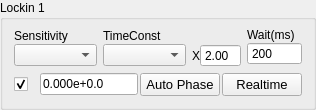
             <widget class="QGroupBox" name="lockin1Group">
              <property name="sizePolicy">
               <sizepolicy hsizetype="Expanding" vsizetype="Expanding">
                <horstretch>0</horstretch>
                <verstretch>0</verstretch>
               </sizepolicy>
              </property>
              <property name="title">
               <string>Lockin 1</string>
              </property>
              <layout class="QVBoxLayout" name="verticalLayout_69">
               <property name="topMargin">
                <number>2</number>
               </property>
               <item>
                <layout class="QVBoxLayout" name="verticalLayout_58" stretch="4,3,1">
                 <property name="sizeConstraint">
                  <enum>QLayout::SizeConstraint::SetNoConstraint</enum>
                 </property>
                 <item>
                  <widget class="PlotWidget" name="realDisChart1" native="true">
                   <property name="mytype" stdset="0">
                    <string>chart</string>
                   </property>
                  </widget>
                 </item>
                 <item>
                  <layout class="QHBoxLayout" name="horizontalLayout_17" stretch="3,3,1,2">
                   <item>
                    <layout class="QVBoxLayout" name="verticalLayout">
                     <property name="spacing">
                      <number>0</number>
                     </property>
                     <item>
                      <widget class="QLabel" name="label_15">
                       <property name="sizePolicy">
                        <sizepolicy hsizetype="Expanding" vsizetype="Fixed">
                         <horstretch>0</horstretch>
                         <verstretch>0</verstretch>
                        </sizepolicy>
                       </property>
                       <property name="text">
                        <string>Sensitivity</string>
                       </property>
                       <property name="mytype" stdset="0">
                        <string>label</string>
                       </property>
                      </widget>
                     </item>
                     <item>
                      <widget class="QComboBox" name="sensitivity1">
                       <property name="sizePolicy">
                        <sizepolicy hsizetype="Expanding" vsizetype="Fixed">
                         <horstretch>0</horstretch>
                         <verstretch>0</verstretch>
                        </sizepolicy>
                       </property>
                       <property name="maximumSize">
                        <size>
                         <width>16777215</width>
                         <height>16777215</height>
                        </size>
                       </property>
                       <property name="font">
                        <font>
                         <pointsize>8</pointsize>
                        </font>
                       </property>
                      </widget>
                     </item>
                    </layout>
                   </item>
                   <item>
                    <layout class="QVBoxLayout" name="verticalLayout_2">
                     <property name="spacing">
                      <number>0</number>
                     </property>
                     <property name="leftMargin">
                      <number>0</number>
                     </property>
                     <item>
                      <widget class="QLabel" name="label_18">
                       <property name="sizePolicy">
                        <sizepolicy hsizetype="Expanding" vsizetype="Fixed">
                         <horstretch>0</horstretch>
                         <verstretch>0</verstretch>
                        </sizepolicy>
                       </property>
                       <property name="maximumSize">
                        <size>
                         <width>16777215</width>
                         <height>16777215</height>
                        </size>
                       </property>
                       <property name="text">
                        <string>TimeConst</string>
                       </property>
                       <property name="mytype" stdset="0">
                        <string>label</string>
                       </property>
                      </widget>
                     </item>
                     <item>
                      <widget class="QComboBox" name="timeConst1">
                       <property name="sizePolicy">
                        <sizepolicy hsizetype="Expanding" vsizetype="Fixed">
                         <horstretch>0</horstretch>
                         <verstretch>0</verstretch>
                        </sizepolicy>
                       </property>
                       <property name="maximumSize">
                        <size>
                         <width>16777215</width>
                         <height>16777215</height>
                        </size>
                       </property>
                       <property name="font">
                        <font>
                         <pointsize>8</pointsize>
                        </font>
                       </property>
                      </widget>
                     </item>
                    </layout>
                   </item>
                   <item>
                    <layout class="QVBoxLayout" name="verticalLayout_50">
                     <property name="spacing">
                      <number>0</number>
                     </property>
                     <item>
                      <spacer name="horizontalSpacer">
                       <property name="orientation">
                        <enum>Qt::Orientation::Horizontal</enum>
                       </property>
                       <property name="sizeHint" stdset="0">
                        <size>
                         <width>67</width>
                         <height>16</height>
                        </size>
                       </property>
                      </spacer>
                     </item>
                     <item>
                      <layout class="QHBoxLayout" name="horizontalLayout_14">
                       <property name="spacing">
                        <number>0</number>
                       </property>
                       <item>
                        <widget class="QLabel" name="label">
                         <property name="maximumSize">
                          <size>
                           <width>20</width>
                           <height>30</height>
                          </size>
                         </property>
                         <property name="text">
                          <string>X</string>
                         </property>
                        </widget>
                       </item>
                       <item>
                        <widget class="QDoubleSpinBox" name="wait1multip">
                         <property name="sizePolicy">
                          <sizepolicy hsizetype="Expanding" vsizetype="Fixed">
                           <horstretch>0</horstretch>
                           <verstretch>0</verstretch>
                          </sizepolicy>
                         </property>
                         <property name="maximumSize">
                          <size>
                           <width>16777215</width>
                           <height>16777215</height>
                          </size>
                         </property>
                         <property name="buttonSymbols">
                          <enum>QAbstractSpinBox::ButtonSymbols::NoButtons</enum>
                         </property>
                         <property name="decimals">
                          <number>2</number>
                         </property>
                         <property name="singleStep">
                          <double>0.100000000000000</double>
                         </property>
                         <property name="minimum">
                          <double>0.100000000000000</double>
                         </property>
                         <property name="maximum">
                          <double>10.000000000000000</double>
                         </property>
                         <property name="value">
                          <double>2.000000000000000</double>
                         </property>
                        </widget>
                       </item>
                      </layout>
                     </item>
                    </layout>
                   </item>
                   <item>
                    <layout class="QVBoxLayout" name="verticalLayout_3">
                     <property name="spacing">
                      <number>0</number>
                     </property>
                     <item>
                      <widget class="QLabel" name="label_19">
                       <property name="sizePolicy">
                        <sizepolicy hsizetype="Expanding" vsizetype="Fixed">
                         <horstretch>0</horstretch>
                         <verstretch>0</verstretch>
                        </sizepolicy>
                       </property>
                       <property name="text">
                        <string>Wait(ms)</string>
                       </property>
                       <property name="mytype" stdset="0">
                        <string>label</string>
                       </property>
                      </widget>
                     </item>
                     <item>
                      <widget class="QSpinBox" name="wait1">
                       <property name="sizePolicy">
                        <sizepolicy hsizetype="Expanding" vsizetype="Fixed">
                         <horstretch>0</horstretch>
                         <verstretch>0</verstretch>
                        </sizepolicy>
                       </property>
                       <property name="maximumSize">
                        <size>
                         <width>16777215</width>
                         <height>16777215</height>
                        </size>
                       </property>
                       <property name="buttonSymbols">
                        <enum>QAbstractSpinBox::ButtonSymbols::NoButtons</enum>
                       </property>
                       <property name="text" stdset="0">
                        <string>200</string>
                       </property>
                       <property name="minimum">
                        <number>0</number>
                       </property>
                       <property name="maximum">
                        <number>10000</number>
                       </property>
                       <property name="value">
                        <number>200</number>
                       </property>
                      </widget>
                     </item>
                    </layout>
                   </item>
                  </layout>
                 </item>
                 <item>
                  <layout class="QHBoxLayout" name="horizontalLayout_4" stretch="1,4,3,3">
                   <property name="spacing">
                    <number>2</number>
                   </property>
                   <item>
                    <widget class="QCheckBox" name="activeLockin1">
                     <property name="sizePolicy">
                      <sizepolicy hsizetype="Expanding" vsizetype="Fixed">
                       <horstretch>0</horstretch>
                       <verstretch>0</verstretch>
                      </sizepolicy>
                     </property>
                     <property name="toolTip">
                      <string>Active Instrument?</string>
                     </property>
                     <property name="text">
                      <string/>
                     </property>
                     <property name="checked">
                      <bool>true</bool>
                     </property>
                     <property name="mytype" stdset="0">
                      <string>checkbox</string>
                     </property>
                    </widget>
                   </item>
                   <item>
                    <widget class="QLineEdit" name="realDisChart1Num">
                     <property name="enabled">
                      <bool>true</bool>
                     </property>
                     <property name="sizePolicy">
                      <sizepolicy hsizetype="Expanding" vsizetype="Fixed">
                       <horstretch>0</horstretch>
                       <verstretch>0</verstretch>
                      </sizepolicy>
                     </property>
                     <property name="text">
                      <string>0.000e+0.0</string>
                     </property>
                     <property name="mytype" stdset="0">
                      <string>inst_disp</string>
                     </property>
                    </widget>
                   </item>
                   <item>
                    <widget class="QPushButton" name="autoPhase1">
                     <property name="sizePolicy">
                      <sizepolicy hsizetype="Expanding" vsizetype="Fixed">
                       <horstretch>0</horstretch>
                       <verstretch>0</verstretch>
                      </sizepolicy>
                     </property>
                     <property name="maximumSize">
                      <size>
                       <width>16777215</width>
                       <height>30</height>
                      </size>
                     </property>
                     <property name="font">
                      <font>
                       <pointsize>10</pointsize>
                      </font>
                     </property>
                     <property name="text">
                      <string>Auto Phase</string>
                     </property>
                     <property name="iconSize">
                      <size>
                       <width>16</width>
                       <height>16</height>
                      </size>
                     </property>
                     <property name="mytype" stdset="0">
                      <string>clickable_button</string>
                     </property>
                    </widget>
                   </item>
                   <item>
                    <widget class="QPushButton" name="realtimeDisp1">
                     <property name="sizePolicy">
                      <sizepolicy hsizetype="Expanding" vsizetype="Fixed">
                       <horstretch>0</horstretch>
                       <verstretch>0</verstretch>
                      </sizepolicy>
                     </property>
                     <property name="maximumSize">
                      <size>
                       <width>16777215</width>
                       <height>30</height>
                      </size>
                     </property>
                     <property name="font">
                      <font>
                       <pointsize>10</pointsize>
                      </font>
                     </property>
                     <property name="text">
                      <string>Realtime</string>
                     </property>
                     <property name="checkable">
                      <bool>true</bool>
                     </property>
                     <property name="checked">
                      <bool>false</bool>
                     </property>
                     <property name="mytype" stdset="0">
                      <string>checkable_button</string>
                     </property>
                    </widget>
                   </item>
                  </layout>
                 </item>
                </layout>
               </item>
              </layout>
             </widget>
